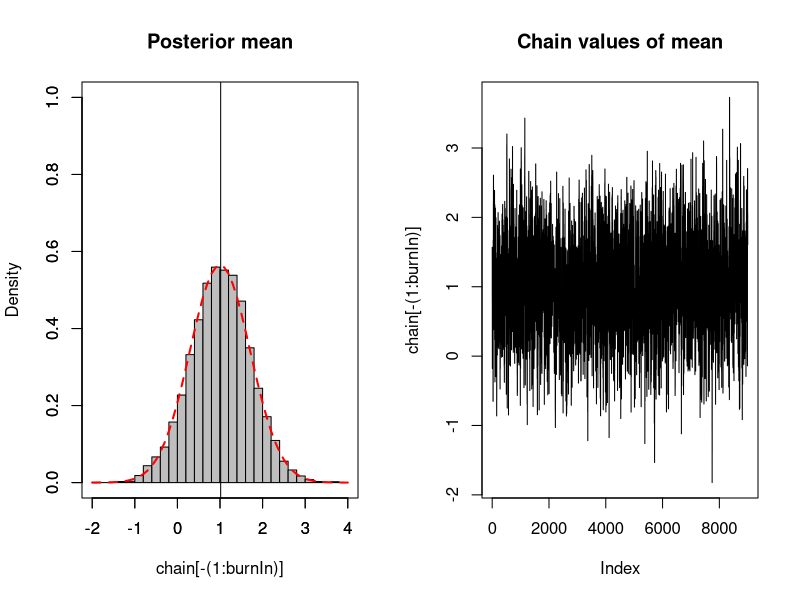

This chart was generated by the following R code:
## MCMC with two unknowns
## 31/10/2017

################ 
## Known data ##
################

# Data observation and variance for the mean
# Note: mean is not known!
D <- 2 # 1 observation
#D <- rnorm(4, mean = 2, obs_sd)  # many observations, random numbers from a normal distribution

# Number of observations
num_obs <- length(D)
mean_D <- mean(D)

# Mean and variance for the observed data
obs_var <- 1
obs_sd <- sqrt(obs_var)
num_obs_sd <- sqrt((num_obs/obs_var)^-1)

# Mean and variance for the prior distribution of the unknown mean
prior_var <- 1
prior_sd <- sqrt(prior_var)
prior_mean <- 0

# Calculation for true posterior mean distribution
# mean
true_mean <- (((obs_var/num_obs)*prior_mean) + (prior_var*mean_D)) / ((obs_var/num_obs) + prior_var)
true_var <- ((num_obs/obs_var) + (1/prior_var))^-1
true_sd <- sqrt(true_var)

# Proposal variance
proposal_var <- 1
proposal_sd <- sqrt(proposal_var)

#################
## Manual MCMC ##
#################

# Likelihood function for the observation
likelihood <- function(param){
  obs_likelihood = dnorm(D, param, num_obs_sd, log= T)
  return(obs_likelihood)
} 

# Define the prior distribution (mean=0, variance=1)
mean_prior <- function(param){
  prior = dnorm(param, prior_mean, prior_sd, log = T)
  return(prior)
}

# Define the posterior distribution
# Note: is on a logarithmic scale
mean_posterior <- function(param){
  return (likelihood(param) + mean_prior(param))
}

# Apply the Metropolis algorithm

# Probability density distribution for proposing new values
# Proposal function has a Normal distribution 
# The distribution is centered around the current value in the Markov chain
proposalfunction <- function(param){
  return(rnorm(1, param, proposal_sd))
}

# Start at random parameter value
# Choose new parameter close to old value based on prob. density ratio

metropolis_MCMC <- function(startvalue, iterations){
  chain = array(dim = c(iterations+1))
  
  # Give a starting point to the chain
  chain[1] = startvalue
  
  # For the other iterations, use the proposal function to suggest the next value
  for (i in 1:iterations){
    proposal = proposalfunction(chain[i])
    
    # P(new)/P(old) NOTE: LOGARITHMIC
    prob = exp(mean_posterior(proposal) - mean_posterior(chain[i]))
    
    # Jump to new probability if P(new)/P(old) >1
    # if r < than P, accept, else reject
    if (runif(1) < prob){ 
      chain[i+1] = proposal
    }else{
      chain[i+1] = chain[i]
    }
  }
  return(chain)
}

# Where to start the chain
# Takes a random number from the (Normal) prior distribution
startvalue <- rnorm(1, prior_mean, prior_sd)

# Number of runs
iterations = 10000
set.seed(4)
chain <- metropolis_MCMC(startvalue, iterations)

# The beginning of the chain is biased towards the starting point, so take them out
# normally burnin is 10%-50% of the runs
burnIn = 0.1*iterations
acceptance <- 1-mean(duplicated(chain[-(1:burnIn)]))

###########
## Plots ##
###########

# Plot the MCMC
par(mfrow = c(1,2))
hist(chain[-(1:burnIn)],nclass=30, main="Posterior mean", freq=FALSE, xlim=c(-2,4), ylim=c(0,1.0), col = "grey")
abline(v = mean(chain[-(1:burnIn)]))
par(new=T)
xdata = seq(-2, 4, 0.1)
plot(xdata, dnorm(xdata, true_mean, true_sd), type = "l", xlab = " ", ylab = " ",
     xlim=c(-2,4), ylim=c(0,1.0), col="red", lty=2, lwd=2)
plot(chain[-(1:burnIn)], type = "l", main = "Chain values of mean")


# Helpful resource for MCMC in R:
# https://theoreticalecology.wordpress.com/2010/09/17/metropolis-hastings-mcmc-in-r/